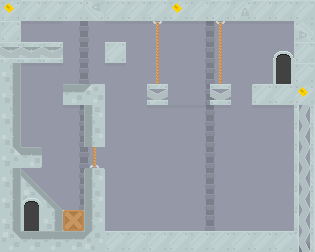

This game map was drawn from its Tiled (.tmx) file and the tilesets committed beside it. A one-line description and the full map source follow:
An orthogonal 15x12 tile map with 21x21 px tiles, 5 tile layers (farground, background, interactive, platform, ...) and 23 objects (exit, begin, switch, enemyStop1, enemyBegin, ...).

<map version="1.0" orientation="orthogonal" renderorder="right-down" width="15" height="12" tilewidth="21" tileheight="21" nextobjectid="34">
 <tileset firstgid="1" name="pixel" tilewidth="21" tileheight="21" spacing="2" margin="2" tilecount="900" columns="30">
  <image source="../images/pixel.png" width="692" height="692" />
 </tileset>
 <layer name="farground" width="15" height="12">
  <data encoding="csv">
695,695,695,695,695,695,695,695,695,2147484342,695,695,695,695,695,
695,725,725,696,694,725,725,725,725,726,2147484374,725,725,725,695,
695,695,695,696,694,695,695,695,695,2147484342,694,695,695,695,695,
695,725,725,696,694,725,695,695,695,2147484342,694,695,695,695,695,
695,695,695,696,694,695,695,695,695,2147484342,694,695,695,695,695,
695,695,695,726,694,695,695,725,725,2147484372,724,695,725,725,725,
695,695,695,696,694,695,695,695,695,2147484342,694,695,695,695,695,
695,695,695,696,694,695,695,695,695,2147484342,694,695,695,695,695,
695,695,695,696,694,695,695,695,695,2147484342,694,695,695,695,695,
695,695,695,696,694,695,695,695,695,2147484342,694,695,695,695,695,
725,695,695,753,694,695,695,695,695,2147484342,694,695,695,695,695,
755,755,695,695,694,755,755,755,755,2147484402,754,755,755,755,755
</data>
 </layer>
 <layer name="background" width="15" height="12">
  <data encoding="csv">
0,0,0,0,0,0,0,0,0,0,0,0,0,0,0,
0,0,0,0,0,0,0,0,0,0,0,0,0,0,0,
0,0,0,0,0,0,0,0,0,0,0,0,0,0,0,
0,0,0,0,0,0,0,0,0,0,0,0,0,0,0,
0,0,0,0,0,0,0,0,0,0,0,0,0,0,0,
0,0,0,0,0,0,0,0,0,0,0,0,0,0,0,
0,0,0,0,0,0,0,0,0,0,0,0,0,0,0,
1073742162,0,0,0,0,0,0,0,0,0,0,0,0,0,0,
338,2684354867,0,0,0,0,0,0,0,0,0,0,0,0,0,
0,338,2684354867,0,0,0,0,0,0,0,0,0,0,0,0,
0,333,2684354864,0,0,0,0,0,0,0,0,0,0,0,0,
0,0,0,0,0,0,0,0,0,0,0,0,0,0,0
</data>
 </layer>
 <layer name="interactive" width="15" height="12">
  <data encoding="csv">
0,0,0,0,0,0,0,0,0,0,0,0,0,0,0,
0,0,0,0,0,0,0,0,0,0,0,0,0,0,0,
0,0,0,0,0,0,0,0,0,0,0,0,0,137,0,
0,0,0,0,0,0,0,0,0,0,0,0,0,138,0,
0,0,0,0,0,0,0,0,0,0,0,0,0,0,0,
0,0,0,0,0,0,0,0,0,0,0,0,0,0,0,
0,0,0,0,0,0,0,0,0,0,0,0,0,0,0,
0,0,0,0,0,0,0,0,0,0,0,0,0,0,0,
0,0,0,0,0,0,0,0,0,0,0,0,0,0,0,
0,137,0,0,0,0,0,0,0,0,0,0,0,0,0,
0,138,0,0,0,0,0,0,0,0,0,0,0,0,0,
0,0,0,0,0,0,0,0,0,0,0,0,0,0,0
</data>
 </layer>
 <layer name="platform" width="15" height="12">
  <data encoding="csv">
3221225809,3221225776,3221225776,3221225776,3221225776,3221225776,3221225776,3221225776,3221225776,3221225776,304,304,304,304,304,
2684354864,0,0,0,0,0,0,0,0,0,0,0,0,0,304,
304,304,304,0,0,737,0,0,0,0,0,0,0,0,304,
2684354864,0,0,0,0,0,0,0,0,0,0,0,0,0,304,
2684354864,0,0,304,337,0,0,795,0,0,795,0,304,304,304,
2684354864,0,0,0,1610613040,0,0,0,0,0,0,0,0,0,2684355355,
2684354864,0,0,0,1610613040,0,0,0,0,0,0,0,0,0,2684355355,
2684354897,305,0,0,0,0,0,0,0,0,0,0,0,0,2684355355,
2684354864,0,0,0,1610613041,0,0,0,0,0,0,0,0,0,2684355355,
2684354864,0,0,0,1610613040,0,0,0,0,0,0,0,0,0,2684355355,
2684354864,0,0,192,1610613040,0,0,0,0,0,0,0,0,0,2684355355,
338,304,304,304,1610613074,737,737,737,737,737,737,737,737,737,2684355355
</data>
 </layer>
 <layer name="foreground" width="15" height="12">
  <data encoding="csv">
767,737,737,737,1610613504,737,737,737,767,766,737,768,737,737,737,
737,0,0,0,0,0,0,349,0,0,349,0,0,0,2684355328,
795,795,795,0,0,0,0,347,0,0,347,0,0,0,737,
0,0,0,0,0,0,0,347,0,0,347,0,0,0,737,
0,0,0,0,0,0,0,0,0,0,0,0,736,736,767,
0,0,0,0,0,0,0,0,0,0,0,0,0,0,0,
0,0,0,0,0,0,0,0,0,0,0,0,0,0,0,
0,0,0,0,3221225821,0,0,0,0,0,0,0,0,0,0,
0,0,0,0,0,0,0,0,0,0,0,0,0,0,0,
0,0,0,0,0,0,0,0,0,0,0,0,0,0,0,
0,0,0,0,0,0,0,0,0,0,0,0,0,0,0,
0,0,0,0,0,0,0,0,0,0,0,0,0,0,0
</data>
 </layer>
 <objectgroup name="evenement">
  <object id="1" name="exit" type="exit" x="273" y="42" width="22.5" height="42" />
  <object id="5" name="begin" type="begin" x="21" y="189" width="20.5" height="40" />
  <object id="10" name="switch" x="21" y="21" width="20.6667" height="19.3333" />
  <object id="12" name="enemyStop1" x="120.75" y="115.5" width="21" height="19.3333" />
  <object id="13" name="enemyBegin" x="288.75" y="131.25" width="21.3333" height="20.3333" rotation="90" />
  <object id="14" name="enemyEnd" x="189" y="210" width="20" height="19.3333" />
 </objectgroup>
 <objectgroup name="lightIntersect">
  <object id="16" x="21" y="0" width="273" height="21" />
  <object id="17" x="294" y="21" width="21" height="63" />
  <object id="18" x="294" y="105" width="21" height="126" />
  <object id="19" x="105" y="231" width="189" height="21" />
  <object id="20" x="252" y="84" width="42" height="21" />
  <object id="21" x="210" y="84" width="21" height="21" />
  <object id="22" x="147" y="84" width="21" height="21" />
  <object id="23" x="105" y="42" width="21" height="21" />
  <object id="25" x="84" y="168" width="21" height="63" />
  <object id="26" x="84" y="84" width="21" height="63" />
  <object id="27" x="63" y="84" width="21" height="21" />
  <object id="28" x="21" y="42" width="42" height="21" />
  <object id="29" x="0" y="21" width="21" height="21" />
  <object id="30" x="0" y="63" width="21" height="84" />
  <object id="31" x="0" y="168" width="21" height="63" />
  <object id="32" x="21" y="231" width="63" height="21" />
  <object id="33" x="21" y="147" width="21" height="21" />
 </objectgroup>
</map>
